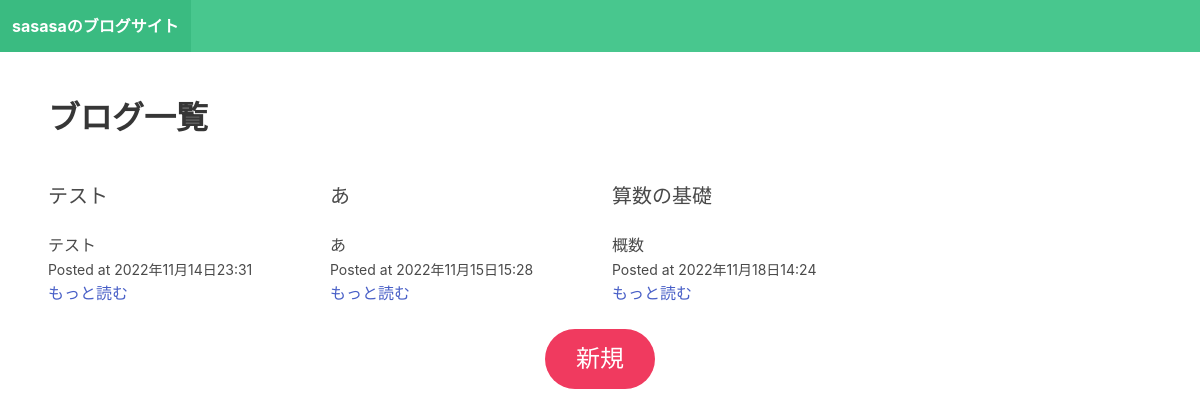
Before: / with the older database file.
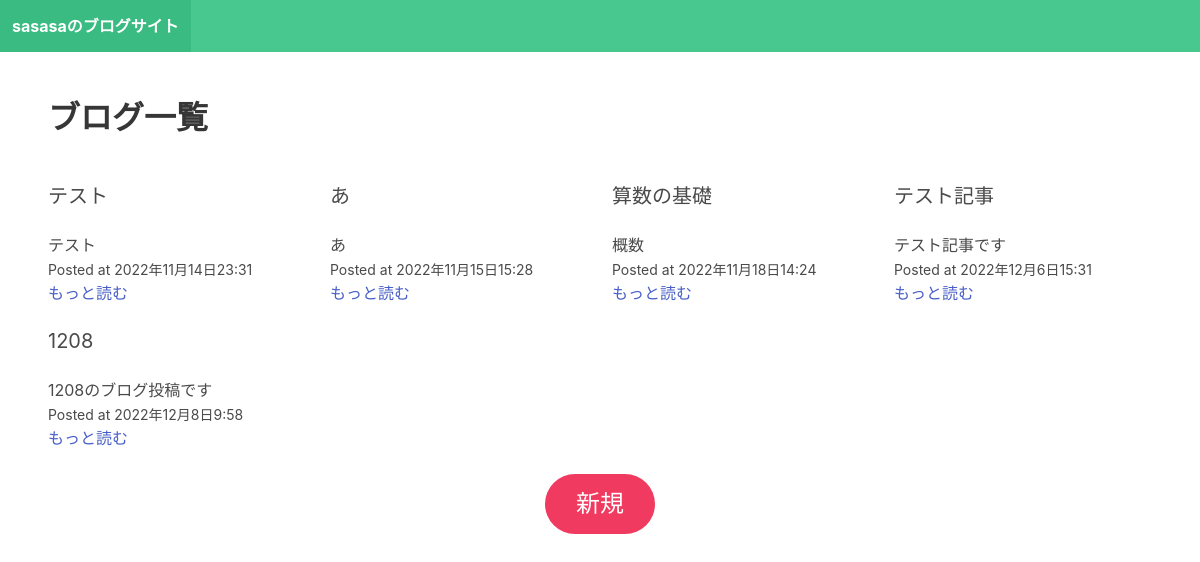
After: the same page with the newer database file.
### blog_app/models.py (models this page shows)
class Post(models.Model):
    title = models.CharField(max_length=255)
    slug = models.SlugField()
    intro = models.TextField()
    body = models.TextField()
    data_added = models.DateTimeField(auto_now_add=True)
    img = models.TextField(null=True, blank=True)

### blog_app/views.py (the view)
# urls.py: path('', frontpage, name="frontpage"),
def frontpage(request):
    posts = Post.objects.all()
    return render(request, "frontpage.html", {"posts": posts})

### templates/frontpage.html (shortened to what this page needs)
{% extends "base.html" %}
{% block content %}
<h1 class="title">ブログ一覧</h1>
<br>
<div class="columns is-multiline">
    {% for post in posts %}
    <div class="column is-centered is-one-quarter">
        <h2 class="subtitle">{{post.title}}</h2>
        <p>{{post.intro}}</p>
        <small>Posted at {{post.data_added}}</small>
        <br>
        <a href="{% url 'post_detail' post.slug %}">もっと読む</a>
    </div>
    {% endfor %}
</div>
<div class="has-text-centered">
    <form action="{% url 'post_create' %}" method="post">
        <button class="button is-danger is-rounded is-large is-hovered">新規</button>
    </form>
</div>
{% endblock %}

### templates/base.html (shortened to what this page needs)
<!DOCTYPE html>
<html lang="ja">
<head>
    <link rel="stylesheet" href="https://cdn.jsdelivr.net/npm/bulma@0.9.4/css/bulma.min.css">
</head>
<body>
    <nav class="navbar is-success">
        <div class="navbar-brand">
          <a href="/" class="navbar-item">
            <strong>sasasaのブログサイト</strong>
          </a>
        </div>
      </nav>
    <section class="section">
        <div>{% block content %} {% endblock %}</div>
    </section>
</body>
</html>

Changed rows visible on the page:
added Post: title "テスト記事", intro "テスト記事です", data_added "2022年12月6日15:31"
added Post: title "1208", intro "1208のブログ投稿です", data_added "2022年12月8日9:58"
